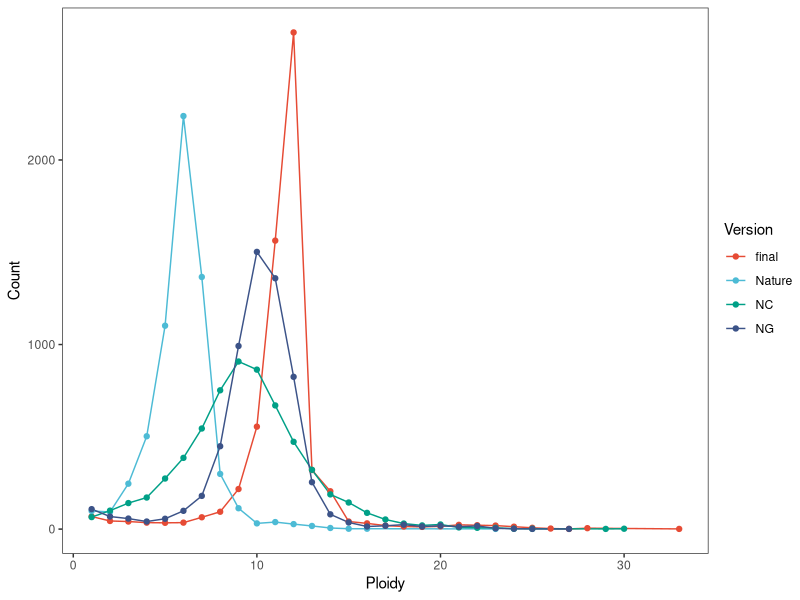

The R script that drew this image:
#!/usr/bin/env Rscript

library(ggplot2)

md <- read.table("busco_count.txt", header=F, sep=" ")
names(md) <- c("Count", "Ploidy", "Version")
md$Version <- factor(md$Version, levels=c("final", "Nature", "NC", "NG"))


pdf("busco.pdf", width=6, height=4)
ggplot(md, aes(x=Ploidy, y=Count)) + geom_line(aes(color=Version)) + geom_point(aes(color=Version)) + 
    theme_test() + scale_color_manual(values=c("#E64B35FF", "#4DBBD5FF", "#00A087FF", "#3C5388FF"))
dev.off()